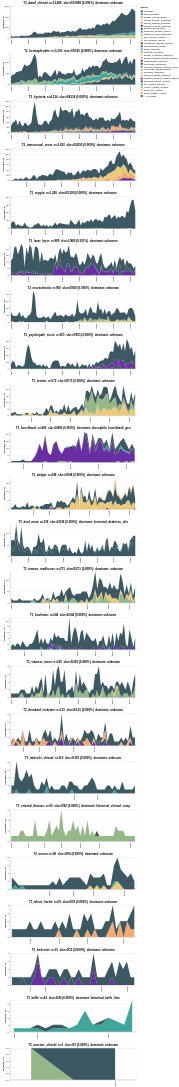

The code cell stored with this chart in its notebook:
### Markdown cell above
The combined corpus is sharply dominated by non-slur senses — for
every label the dominant non-slur sense (plant breeding, retinal
midget cells, Lunatic Fringe gene, bacteriophage moron elements,
era-clinical IQ classification, etc.) accounts for the great
majority of records, and the explicit slur-mention sense ranges
from near-zero to single-digit counts. The chart below shows the
per-label sense decomposition over time as stacked areas with the
slur sense always coloured red.

### Code cell
# Render one stacked-area panel per label. Sense colour mapping is
# consistent: slur is always red, dominant non-slur is teal/blue,
# others fall into a calibrated palette.
_panels = []
_palette_seq = ['#264653', '#2a9d8f', '#8ab17d', '#e9c46a',
                '#f4a261', '#5a189a', '#6c757d', '#0077b6']
SLUR_LABEL_ORDER = list(slur_summary['label'])
for label in SLUR_LABEL_ORDER:
    sub = slur_wsi[(slur_wsi['label'] == label) & (slur_wsi['year'] <= _PLOT_YEAR_MAX)].copy()
    if not len(sub) or sub['n_records'].sum() == 0:
        continue
    # Order senses with slur LAST (so it draws on top), then by descending sum
    sense_totals = sub.groupby('sense')['n_records'].sum().sort_values(ascending=False)
    non_slur_senses = [s for s in sense_totals.index if s != 'slur_explicit_mention']
    sense_order = non_slur_senses + (['slur_explicit_mention']
                                       if 'slur_explicit_mention' in sense_totals.index else [])
    # Build colour scale
    domain = sense_order
    rng = []
    for i, s in enumerate(sense_order):
        if s == 'slur_explicit_mention':
            rng.append('#e63946')  # always red
        else:
            rng.append(_palette_seq[i % len(_palette_seq)])

    # Truncate sense name in legend for readability
    sub['sense_short'] = sub['sense'].str.slice(0, 32)
    domain_short = [s[:32] for s in domain]
    sub_dom = sub['sense_short'].tolist()

    total_n = int(sense_totals.sum())
    slur_n = int(sense_totals.get('slur_explicit_mention', 0))
    slur_pct = 100.0 * slur_n / max(total_n, 1)
    title = (f"{label}: n={total_n:,}  slur={slur_n}/{total_n} "
             f"({slur_pct:.3f}%)  dominant: {sense_order[0][:24]}")

    ch = alt.Chart(sub).mark_area(opacity=0.9).encode(
        x=alt.X('year:O', title=None,
                axis=alt.Axis(values=list(range(1950, 2025, 10)), labelOverlap=True)),
        y=alt.Y('n_records:Q', title='records / yr', stack='zero'),
        color=alt.Color('sense_short:N', sort=domain_short, title='Sense',
                         scale=alt.Scale(domain=domain_short, range=rng)),
        order=alt.Order('sense_short:N', sort='ascending'),
        tooltip=['label', 'year', 'sense', 'n_records'],
    ).properties(width=560, height=140, title=title)
    _panels.append(ch)

alt.vconcat(*_panels).resolve_scale(y='independent')
